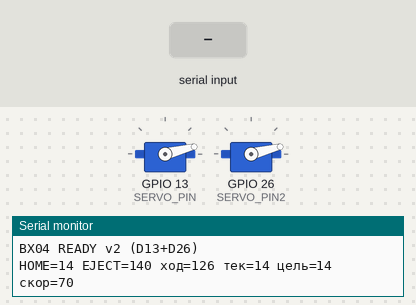
Simulated run of this sketch. Board: ESP32. Shown: 2 × servo, the last lines printed to the serial monitor. Inputs (shaded band) come from the test bench. EEPROM starts erased.

Above: at 1.2 s.
1.3 s: "90,45,200\n" received over Serial
At 3.0 s:
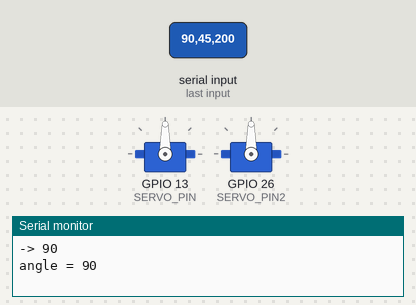
4.3 s: "e90\n" received over Serial
At 5.6 s:
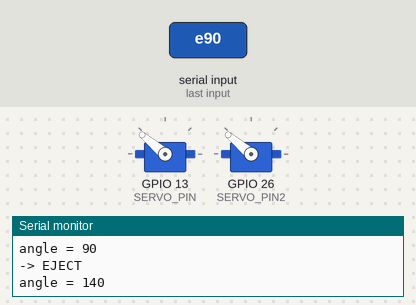
6.4 s: "200\n" received over Serial
At 8.0 s:
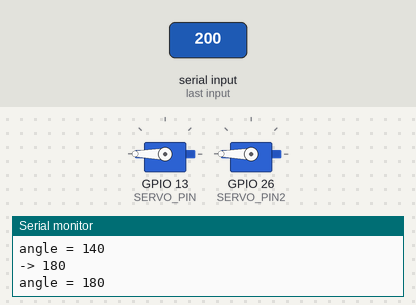
8.4 s: "h90\n" received over Serial
At 9.15 s:
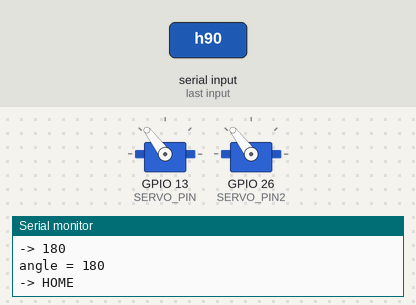
11.4 s: "30,150,10\n" received over Serial
At 12.3 s:
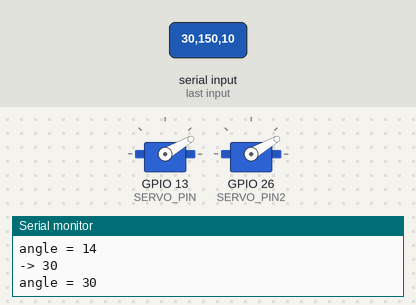
Timing chart, 0 to 14.2 s (numbered marks = the images above; inputs shaded):
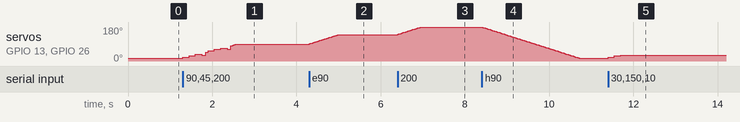

The sketch:

servo_bx04.ino
```cpp
/*
 * BX04 v2 — НЕБЛОКИРУЮЩИЙ тест головки дозатора. ESP32 + SG90/MG90S, сигнал GPIO13.
 * Движение плавное конечным автоматом: порт читается всегда, новая команда
 * мгновенно перебивает текущее движение. Если в логе сам собой появляется
 * "BX04 READY" — плата ресетится от просадки питания сервы: нужен внешний 5В.
 *
 * Команды (Serial 115200):
 *   h / e     -> плавно в HOME / EJECT
 *   t         -> цикл выдачи (HOME->EJECT->пауза->HOME), n -> 5 циклов
 *   0..180    -> плавно на угол
 *   !<a>      -> МГНОВЕННО на угол (без плавности, напр. !90)
 *   H<a> E<a> -> задать HOME/EJECT, w -> сохранить
 *   v<d>      -> скорость град/с (10..300), напр. v120
 *   x         -> стоп на месте
 *   ?         -> статус
 */
#include <ESP32Servo.h>
#include <Preferences.h>

const int SERVO_PIN = 13;
const int SERVO_PIN2 = 26;   // дубль: серва может быть на D13 или D26
Preferences prefs;
Servo srv, srv2;
String buf;

int HOME_A = 14, EJECT_A = 140;
int cur = 14, target = 14;
int speedDps = 70;                 // град/с (холостой ход)
int powerDps = 25;                 // силовая зона (перехват, первые 45% хода)
bool dith = true;                  // раскачка в силовой зоне
int fw = 0;                        // счётчик шагов для раскачки
unsigned long lastStep = 0, phaseT = 0;
int cycle = 0, cyclesLeft = 0;     // 0 нет, 1 ->EJECT, 2 пауза, 3 ->HOME

void setTarget(int a) { target = constrain(a, 0, 180); }

void show() {
  Serial.printf("HOME=%d EJECT=%d ход=%d тек=%d цель=%d скор=%d\n",
                HOME_A, EJECT_A, EJECT_A - HOME_A, cur, target, speedDps);
}

void setup() {
  Serial.begin(115200);
  prefs.begin("bx04", false);
  HOME_A = prefs.getInt("home", HOME_A);
  EJECT_A = prefs.getInt("eject", EJECT_A);
  srv.setPeriodHertz(50);
  srv.attach(SERVO_PIN, 500, 2400);
  srv2.setPeriodHertz(50);
  srv2.attach(SERVO_PIN2, 500, 2400);
  cur = target = HOME_A;
  srv.write(cur); srv2.write(cur);
  Serial.println("BX04 READY v2 (D13+D26)");
  show();
}

void handle(String line) {
  line.trim();
  if (!line.length()) return;
  char k = line[0];
  if (k == 'h') { cycle = 0; setTarget(HOME_A); Serial.println("-> HOME"); return; }
  if (k == 'e') { cycle = 0; setTarget(EJECT_A); Serial.println("-> EJECT"); return; }
  if (k == 't') { cycle = 1; cyclesLeft = 1; setTarget(EJECT_A); Serial.println("ЦИКЛ"); return; }
  if (k == 'n') { cycle = 1; cyclesLeft = 5; setTarget(EJECT_A); Serial.println("5 ЦИКЛОВ"); return; }
  if (k == 'x') { cycle = 0; target = cur; Serial.printf("СТОП на %d\n", cur); return; }
  if (k == 'H') { HOME_A = constrain(line.substring(1).toInt(), 0, 180); show(); return; }
  if (k == 'E') { EJECT_A = constrain(line.substring(1).toInt(), 0, 180); show(); return; }
  if (k == 'w') { prefs.putInt("home", HOME_A); prefs.putInt("eject", EJECT_A); Serial.println("СОХРАНЕНО"); return; }
  if (k == 'v') { speedDps = constrain(line.substring(1).toInt(), 10, 300); show(); return; }
  if (k == 'p') { powerDps = constrain(line.substring(1).toInt(), 8, 100); Serial.printf("power=%d\n", powerDps); return; }
  if (k == 'd') { dith = line.substring(1).toInt() != 0; Serial.printf("раскачка=%d\n", dith); return; }
  if (k == '!') { cycle = 0; int a = constrain(line.substring(1).toInt(), 0, 180); cur = a; target = a; srv.write(a); srv2.write(a); Serial.printf("JUMP %d\n", a); return; }
  if (k == '?') { show(); return; }
  if (isDigit(k)) { cycle = 0; setTarget(line.toInt()); Serial.printf("-> %d\n", target); }
}

void loop() {
  // порт читается ВСЕГДА
  while (Serial.available()) {
    char c = Serial.read();
    if (c == '\n' || c == '\r') { handle(buf); buf = ""; }
    else buf += c;
  }
  // движение. Силовая зона (первые 45% хода в сторону EJECT):
  // КРУПНЫЕ шаги 7° — у аналоговой сервы момент ~ ошибке позиции, 1°-шаги душили её;
  // каждый 4-й шаг: замах назад 5° и удар вперёд 12° (импульс, как гайковёрт).
  unsigned long now = millis();
  int span = abs(EJECT_A - HOME_A);
  bool toEject = (EJECT_A > HOME_A) ? (target > cur) : (target < cur);
  bool power = toEject && (abs(cur - HOME_A) < span * 45 / 100);
  if (cur != target && now - lastStep >= (unsigned long)(power ? 150 : 1000 / speedDps)) {
    lastStep = now;
    int dir = (target > cur) ? 1 : -1;
    if (power) {
      fw++;
      int stp = 7;
      if (dith && (fw % 4 == 0)) {                       // замах-удар
        srv.write(constrain(cur - dir * 5, 0, 180));
        srv2.write(constrain(cur - dir * 5, 0, 180));
        delay(90);
        stp = 12;
      }
      cur = constrain(cur + dir * min(stp, abs(target - cur)), 0, 180);
    } else {
      cur = constrain(cur + dir, 0, 180);
    }
    srv.write(cur); srv2.write(cur);
    if (cur == target) { Serial.printf("angle = %d\n", cur); phaseT = now; fw = 0; }
  }
  // автомат цикла выдачи
  if (cycle && cur == target) {
    if (cycle == 1) { cycle = 2; phaseT = now; }
    else if (cycle == 2 && now - phaseT >= 400) { cycle = 3; setTarget(HOME_A); }
    else if (cycle == 3 && cur == HOME_A) {
      cyclesLeft--;
      if (cyclesLeft > 0) { cycle = 1; setTarget(EJECT_A); Serial.printf("осталось %d\n", cyclesLeft); }
      else { cycle = 0; Serial.println("ЦИКЛ ГОТОВ"); }
    }
  }
}
```

Measured:
- after the input at 1.3 s, servo on GPIO 13 (SERVO_PIN), servo on GPIO 26 (SERVO_PIN2): 14° → 21° at once, → 28° 0.15 s later, → 35° 0.15 s later, → 30° 0.15 s later, … (15 changes in this stretch)
- after the input at 4.3 s, servo on GPIO 13 (SERVO_PIN), servo on GPIO 26 (SERVO_PIN2): moves from 90° to 140° over 0.69 s, starting at once
- after the input at 6.4 s, servo on GPIO 13 (SERVO_PIN), servo on GPIO 26 (SERVO_PIN2): moves from 140° to 180° over 0.55 s, starting at once
- after the input at 8.4 s, servo on GPIO 13 (SERVO_PIN), servo on GPIO 26 (SERVO_PIN2): moves from 180° to 14° over 2.3 s, starting at once
- after the input at 11.4 s, servo on GPIO 13 (SERVO_PIN), servo on GPIO 26 (SERVO_PIN2): 14° → 21° at once, → 28° 0.15 s later, → 30° 0.15 s later
